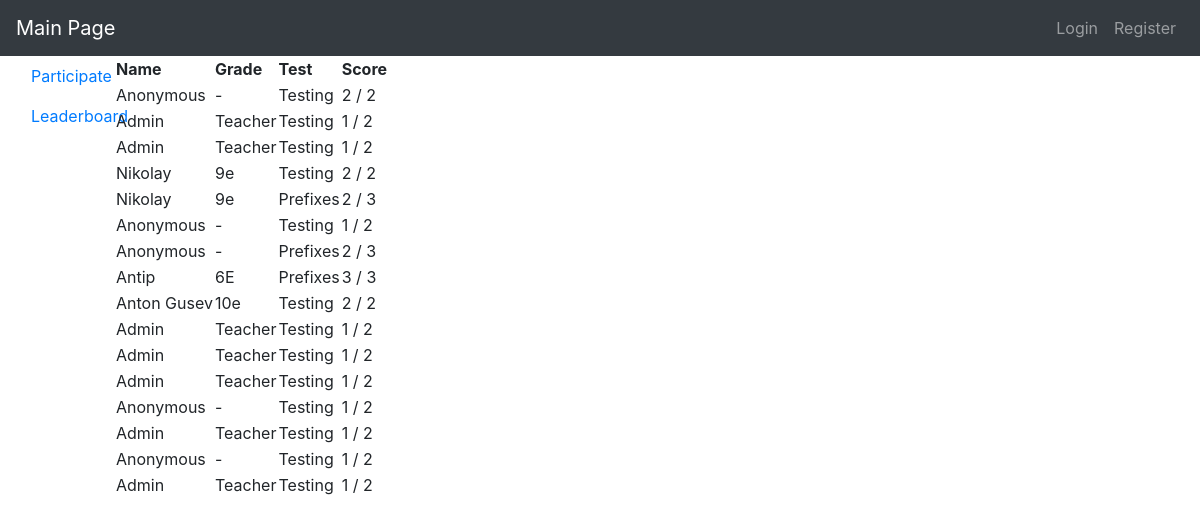
The page /leaderboard on the database as committed earlier.
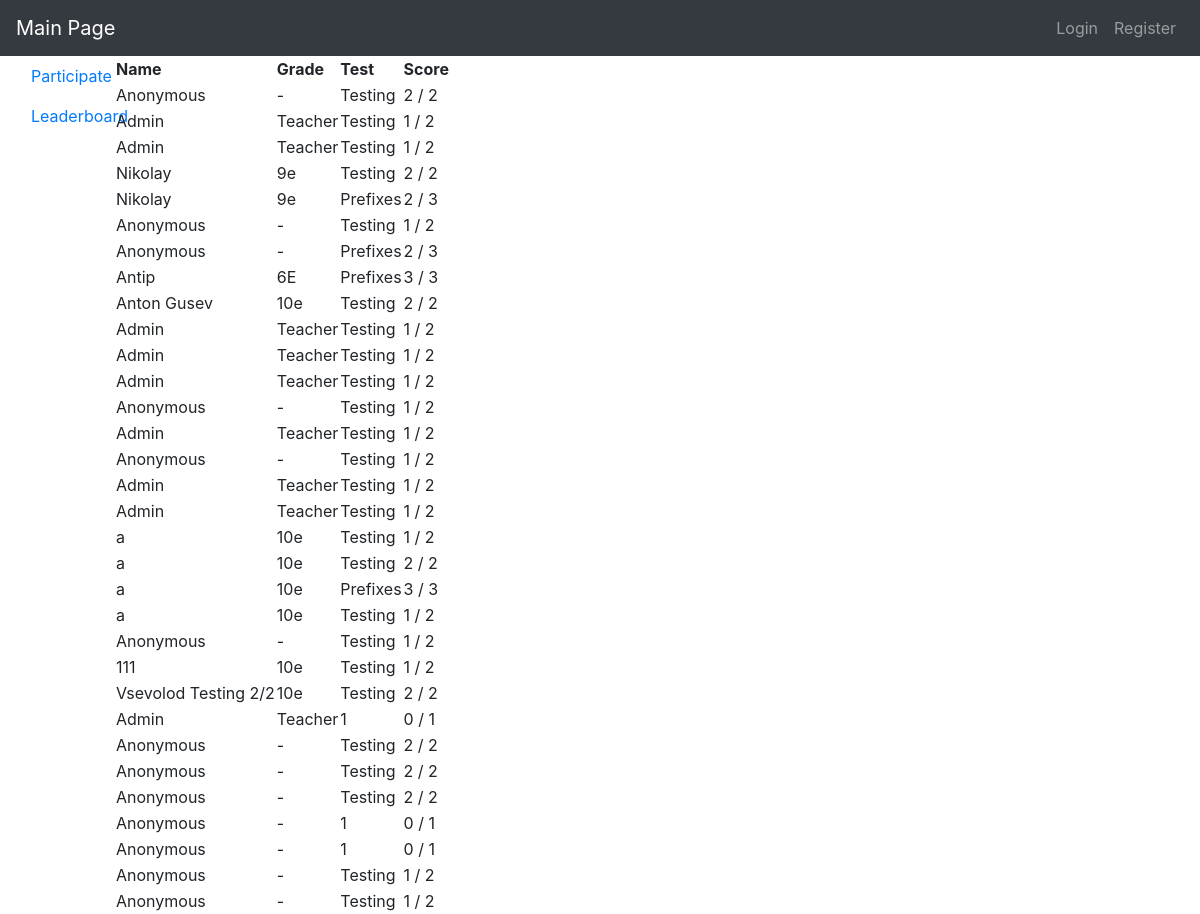
The same page on the database as committed later.
### orm.py (models this page shows)
class BaseModel(Model):
    class Meta:
        database = db

class Record(BaseModel):
    score = IntegerField()
    test = ForeignKeyField(Test, backref="done")
    user = ForeignKeyField(User, backref="records")

class User(BaseModel):
    username = TextField()
    username.unique = True
    name = TextField()
    grade = TextField()
    password = TextField()

class Test(BaseModel):
    name = TextField()

### app.py (the view)
@app.route("/leaderboard")
def page_leaderboard():
    model = Record.select()
    return render_template("p_leaderboard.html", model=model, len=len)

### app.py (called while the page is built)
@app.before_request
def before_request():
    db.connect()

@app.after_request
def after_request(response):
    db.close()
    return response

### templates/p_leaderboard.html
{% extends "bootstrap/base.html" %}
{% block content %}
    <table>
        <tr>
            <th> Name </th>
            <th> Grade</th>
            <th> Test </th>
            <th> Score </th>
        </tr>
        {% for i in model %}
        <tr>
            <td>{{ i.user.name }}</td>
            <td>{{ i.user.grade }}</td>
            <td>{{ i.test.name }}</td>
            <td>{{ i.score }} / {{ len(i.test.questions) }}</td>
        </tr>
        {% endfor %}
    </table>
{% endblock %}

### templates/bootstrap/base.html (shortened to what this page needs)
<!doctype html>
<html lang="en">
<head>
    <link rel="stylesheet" href="https://stackpath.bootstrapcdn.com/bootstrap/4.1.3/css/bootstrap.min.css">
</head>
<body>
<nav class="navbar bg-dark navbar-dark navbar-expand-lg">
    <a class="navbar-brand" href="{{ url_for("page_home") }}"> Main Page </a>
    <ul class="navbar-nav">
        {% if 'user' in session %}
            <li class="nav-item"> <a class="nav-link" href="{{ url_for("action_logout") }}"> Logout </a> </li>
        {% else %}
            <li class="nav-item"> <a class="nav-link" role="button" data-toggle="modal" href="#loginModal"> Login </a> </li>
            <li class="nav-item"> <a class="nav-link" href="{{ url_for("page_register") }}"> Register </a> </li>
        {% endif %}
    </ul>
</nav>
<div class="container-fluid">
    <div class="row">
    <div class="col-1 ">
        <ul class="nav flex-column nav-pills col-1">
            <li class="nav-item">
                <a class="nav-link" href="{{ url_for("page_take_test") }}">Participate</a>
            </li>
            <li class="nav-item">
                <a class="nav-link" href="{{ url_for("page_leaderboard") }}">Leaderboard</a>
            </li>
        </ul>
    </div>
    <div class="col-8">
        {% block content %}
        {% endblock %}
    </div>
    </div>
</div>
</body>
</html>

Rows that differ between the two databases and show on the page:
added Record: user.name "Admin", user.grade "Teacher", test.name "Testing", score "1", test "2"
added Record: user.name "a", user.grade "10e", test.name "Testing", score "1", test "2"
added Record: user.name "a", user.grade "10e", test.name "Testing", score "2"
added Record: user.name "a", user.grade "10e", test.name "Prefixes", score "3"
added Record: user.name "a", user.grade "10e", test.name "Testing", score "1", test "2"
added Record: user.name "Anonymous", user.grade "-", test.name "Testing", score "1", user "2"
added Record: user.name "111", user.grade "10e", test.name "Testing", score "1", test "2"
added Record: user.name "Vsevolod Testing 2/2", user.grade "10e", test.name "Testing", score "2"
added Record: user.name "Admin", user.grade "Teacher", test.name "1", score "0", user "1"
added Record: user.name "Anonymous", user.grade "-", test.name "Testing", score "2", test "2"
added Record: user.name "Anonymous", user.grade "-", test.name "Testing", score "2", test "2"
added Record: user.name "Anonymous", user.grade "-", test.name "Testing", score "2", test "2"
added Record: user.name "Anonymous", user.grade "-", test.name "1", score "0", test "1"
added Record: user.name "Anonymous", user.grade "-", test.name "1", score "0", test "1"
added Record: user.name "Anonymous", user.grade "-", test.name "Testing", score "1", user "2"
added Record: user.name "Anonymous", user.grade "-", test.name "Testing", score "1", user "2"
